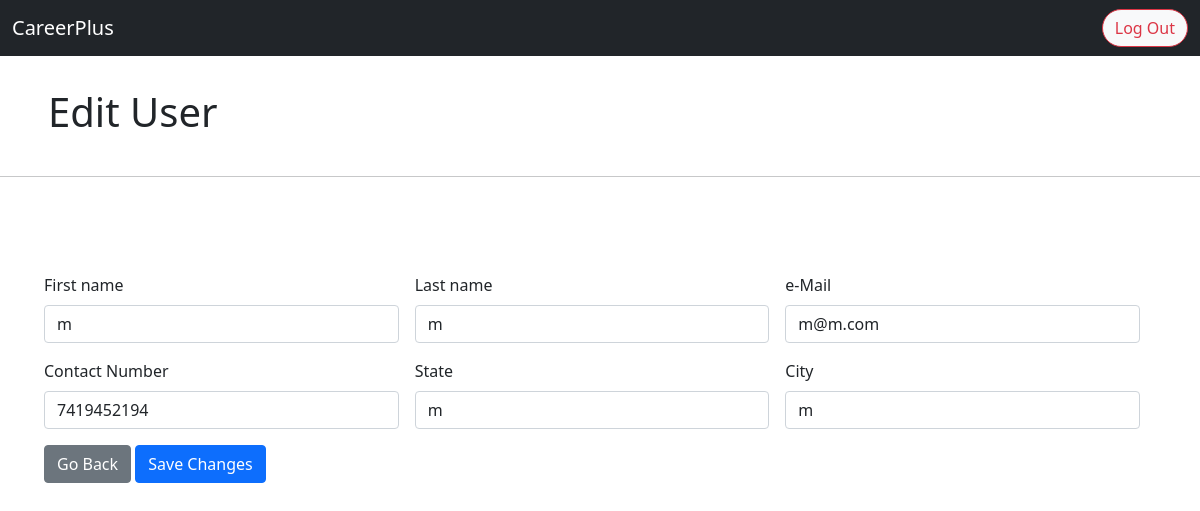
/pages/admin/user/updateUser.php?id=14 (signed in), run on the app's committed database.
### tables this page shows
CREATE TABLE `users` (
  `id_user` int(11) NOT NULL,
  `firstname` varchar(255) NOT NULL,
  `lastname` varchar(255) NOT NULL,
  `email` varchar(255) NOT NULL,
  `password` varchar(255) NOT NULL,
  `address` text,
  `city` varchar(255) DEFAULT NULL,
  `state` varchar(255) DEFAULT NULL,
  `contactno` varchar(255) DEFAULT NULL,
  `qualification` varchar(255) DEFAULT NULL,
  `stream` varchar(255) DEFAULT NULL,
  `passingyear` varchar(255) DEFAULT NULL,
  `dob` varchar(255) DEFAULT NULL,
  `age` varchar(255) DEFAULT NULL,
  `designation` varchar(255) DEFAULT NULL,
  `resume` varchar(255) DEFAULT NULL,
  `hash` varchar(255) DEFAULT NULL,
  `active` int(11) NOT NULL DEFAULT '1',
  `aboutme` text NOT NULL,
  `skills` text
);

### pages/admin/user/updateUser.php (the view, shortened to what this page needs)
<?php
require ("../../../db.php");
$sql1 = "SELECT * FROM users WHERE id_user=".$_GET['id'];
$result1 = $conn->query($sql1);
$user_record = $result1->fetch_assoc();
?>
<!doctype html>
<html lang="en">
  <head>
    <link href="https://cdn.jsdelivr.net/npm/bootstrap@5.0.2/dist/css/bootstrap.min.css" rel="stylesheet">
  </head>
  <body>
    <nav class="navbar navbar-expand-lg navbar-dark bg-dark">
      <div class="container-fluid d-flex justify-content-between">
        <a class="navbar-brand" href="../dashboard.php">CareerPlus</a>
        <div class="collapse navbar-collapse" id="navbarSupportedContent">
          <ul class="navbar-nav ms-auto mb-2 mb-lg-0 gap-2">
            <li class="nav-item">
                <a class="btn btn-light border border-danger rounded-pill text-danger" href="?logout=TRUE">Log Out</a>
            </li>
          </ul>
        </div>
      </div>
    </nav>
    <div class="page my-3" id="welcome">
      <div class="row">
        <div class="col-md-6 d-flex align-items-center">
          <h1 class="text-center p-3 ps-5 fs-1">Edit User</h1>
        </div>
        <div class="col-md-6 fs-3 p-3 d-flex align-items-center justify-content-end">
        </div>
      </div>
      <hr>
    </div>
    <div class="row p-5">
      <form class="row g-3 needs-validation" method="POST" action= "" >
        <div class="col-md-4">
            <label class="form-label">First name</label>
            <input type="text" name="firstname" class="form-control" value="<?php echo $user_record['firstname'] ?>" required>
        </div>
        <div class="col-md-4">
            <label class="form-label">Last name</label>
            <input type="text" name="lastname" class="form-control" value="<?php echo $user_record['lastname'] ?>" required>
        </div>
        <div class="col-md-4">
            <label class="form-label">e-Mail</label>
            <input type="text" name="email" class="form-control" value="<?php echo $user_record['email'] ?>" required>
        </div>
        <div class="col-md-4">
            <label class="form-label">Contact Number</label>
            <input type="text" name="contactno" class="form-control" value="<?php echo $user_record['contactno'] ?>" required>
        </div>
        <div class="col-md-4">
            <label class="form-label">State</label>
            <input type="text" name="state" class="form-control" value="<?php echo $user_record['state'] ?>" required>
        </div>
        <div class="col-md-4">
            <label class="form-label">City</label>
            <input type="text" name="city" class="form-control" value="<?php echo $user_record['city'] ?>" required>
        </div>
        <div class="col-12">
            <a href="../user.php" class="btn btn-secondary" type="submit">Go Back</a>
            <button class="btn btn-primary" type="submit">Save Changes</button>
        </div>
        </div>
  </body>
</html>

### data on the page
users: firstname "m", lastname "m", email "m@m.com", contactno "7419452194", state "m", city "m"
